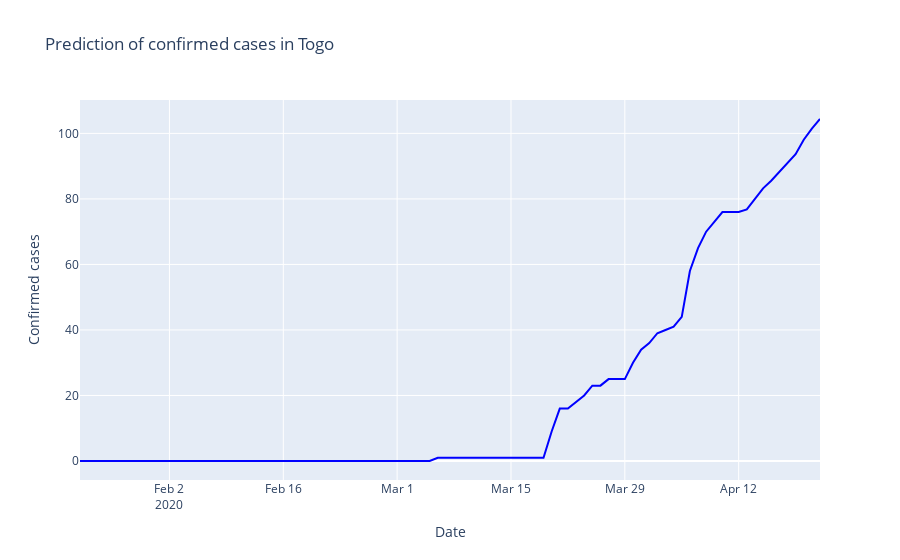

Notebook cell for this chart:
### Code cell
print(data_togo[['ds','y']].tail(10))

fig = go.Figure()
fig.add_trace(go.Scatter(x=f_togo['ds'], y=f_togo['y'],
                         mode='lines',
                         name='Prediction',
                          line=dict(color='blue', width=2)))



fig.update_layout(title='Prediction of confirmed cases in Togo',
                   xaxis_title='Date',
                   yaxis_title='Confirmed cases')
